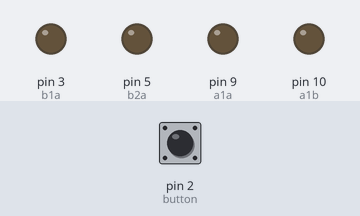
Simulated run of this sketch. Board: Arduino Uno, built with avr-gcc and run on an emulated ATmega328P. Parts: output pins drawn as LEDs (lit = HIGH). Dashed ring = blinking. The inputs (shaded band) are chosen by the test bench; at power-on: pin 2 (button) HIGH.

Above: at 1.2 s.
1.3 s: pin 2 (button) pulled LOW for 3.2 s
At 1.95 s:
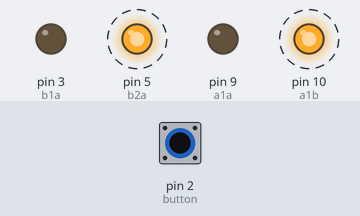
Timing chart, 0 to 6.2 s (numbered marks = the images above; inputs shaded):
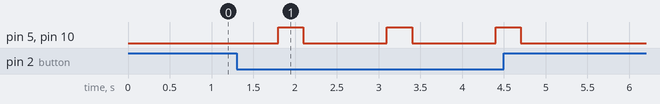

Measured:
- after the input at 1.3 s, pin 5 (b2a), pin 10 (a1b): alternates HIGH for 0.30 s and LOW for 1.0 s, 6 changes in all, then stays LOW, starting after 0.50 s

The sketch:

TheCar.ino
```cpp
int b1a = 3;
int b2a = 5;
int a1a = 9;
int a1b = 10;
int button = 2;

void setup() {
  pinMode(b1a,OUTPUT);
  pinMode(b2a,OUTPUT);
  pinMode(a1a,OUTPUT);
  pinMode(a1b,OUTPUT);
  pinMode(button,INPUT_PULLUP);
}

void waitForButton() {
  while (digitalRead(button)==HIGH) {

  }
}

void stop() {
  analogWrite(a1a,0);
  analogWrite(a1b,0);
  analogWrite(b1a,0);
  analogWrite(b2a,0);
}

void leftForward() {
 analogWrite(a1a,0);
 analogWrite(a1b,255);
}

void rightForward() {
  analogWrite(b1a,255);
  analogWrite(b2a,0);

}

void leftBackward() {
 analogWrite(a1a,240);
 analogWrite(a1b,0);
}

void rightBackward() {
 analogWrite(b1a,0);
 analogWrite(b2a,255);
}

void spinLeft() {
  rightForward();
  leftBackward();
}

void spinRight() {
  rightBackward();
  leftForward();
}

void forward() {
  leftForward();
  rightForward();
}

void forward(int time) {
  forward();
  delay(time);
  stop();
  delay(500);

}

void backward(int time) {
  backward();
  delay(time);
  stop();
  delay(500);

}

void spinRight(int time) {
  spinRight();
  delay(time);
  stop();
  delay(500);

}

void spinLeft(int time) {
  spinLeft();
  delay(time);
  stop();
  delay(500);

}


void backward() {
 leftBackward();
 rightBackward();
}


void turnRight() {
  delay(500);
  spinRight(300);

}


void loop() {
waitForButton();
turnRight();


}


  /*waitForButton();
  delay(2000);
  forward(1000);
  backward(1000);
  spinLeft(1000);
  spinRight(1000);*/


/*
  waitForButton();
  delay(3000);
  leftForward();
  rightForward();
  waitForButton();
  stop();
   delay(3000);
*/
```
